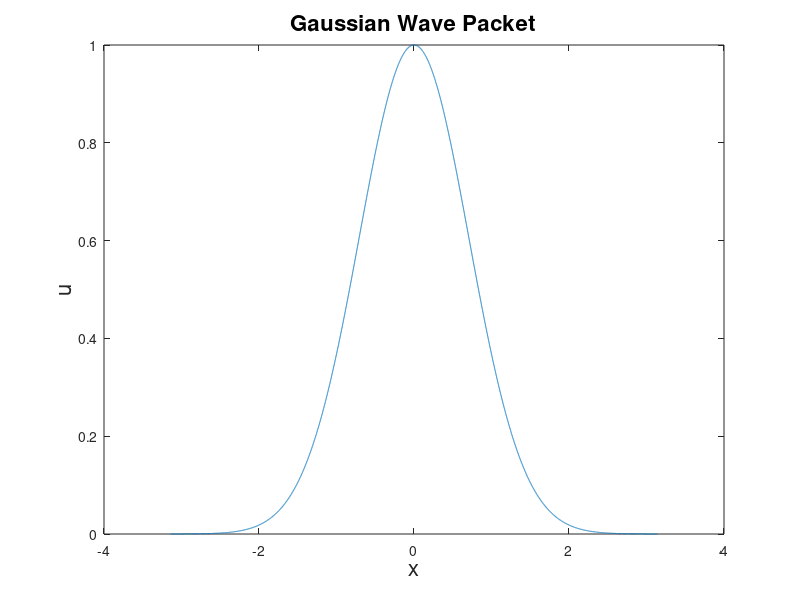
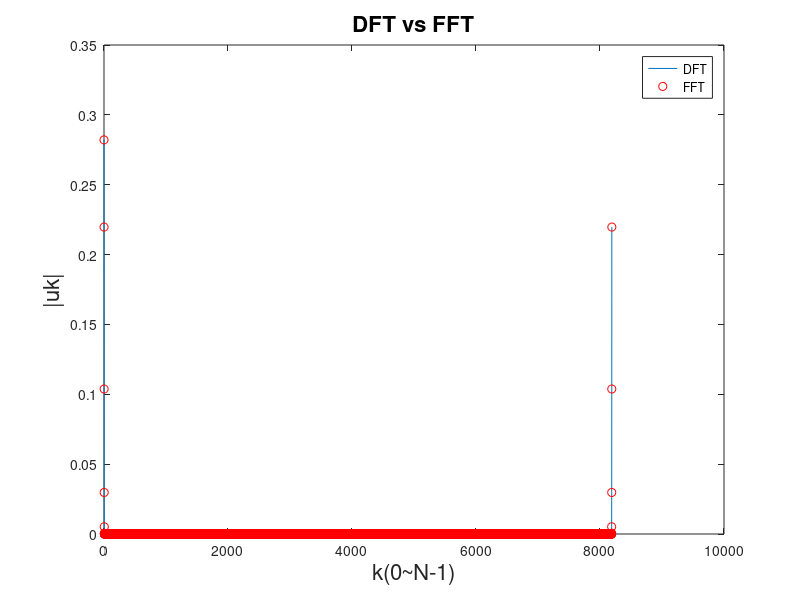

The MATLAB script that drew these images, in order:
clc;clear all;

% part a

t=cputime;

N=8192;

n=[0:1:N-1];
dx=2*pi/N;
x=-pi+dx.*n;

u=exp(-x.^2);

k=[0:1:N-1];

for j=1:N
    
    ukk(j)=sum(u.*exp(-1i.*k(j).*x));
    
end

uk=abs(ukk)./N;   %sqrt(ukk.*conj(ukk))/N;

e=cputime-t

figure;
plot(x,u);
set(gcf,'color','w');
title('Gaussian Wave Packet','FontSize',16);
xlabel('x','FontSize',16);
ylabel('u','FontSize',16);
figure;
plot(k,uk);
set(gcf,'color','w');
title('DFT vs FFT','FontSize',16);
xlabel('k(0~N-1)','FontSize',16);
ylabel('|uk|','FontSize',16);
hold on;

% fft

ufft=fft(u,N);
ukfft=abs(ufft/N);

e=cputime-t

plot(k,ukfft,'ro');
legend('DFT','FFT')



